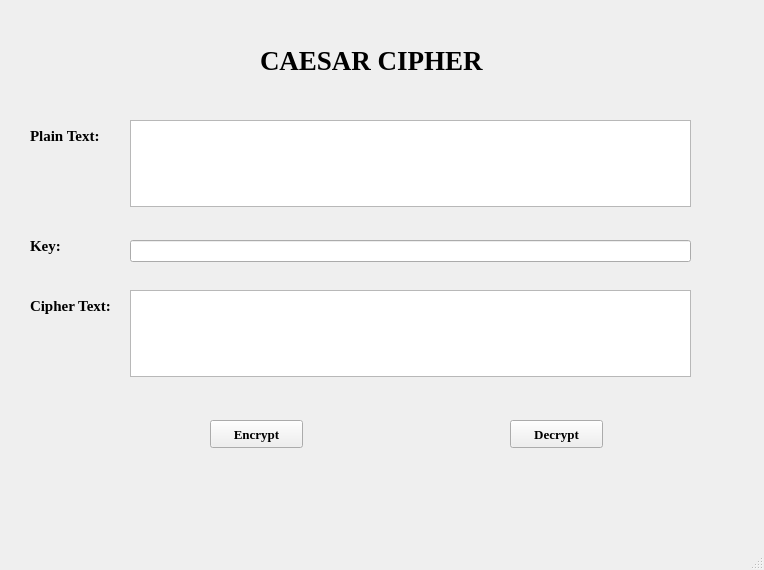
<?xml version="1.0" encoding="UTF-8"?>
<ui version="4.0">
 <class>MainWindow</class>
 <widget class="QMainWindow" name="MainWindow">
  <property name="geometry">
   <rect>
    <x>0</x>
    <y>0</y>
    <width>764</width>
    <height>570</height>
   </rect>
  </property>
  <property name="windowTitle">
   <string>MainWindow</string>
  </property>
  <widget class="QWidget" name="centralwidget">
   <widget class="QLabel" name="label">
    <property name="geometry">
     <rect>
      <x>260</x>
      <y>20</y>
      <width>281</width>
      <height>81</height>
     </rect>
    </property>
    <property name="font">
     <font>
      <family>Times New Roman</family>
      <pointsize>20</pointsize>
      <weight>75</weight>
      <bold>true</bold>
     </font>
    </property>
    <property name="text">
     <string>CAESAR CIPHER</string>
    </property>
   </widget>
   <widget class="QLabel" name="label_2">
    <property name="geometry">
     <rect>
      <x>30</x>
      <y>120</y>
      <width>91</width>
      <height>31</height>
     </rect>
    </property>
    <property name="font">
     <font>
      <family>Times New Roman</family>
      <pointsize>11</pointsize>
      <weight>75</weight>
      <bold>true</bold>
     </font>
    </property>
    <property name="text">
     <string>Plain Text:</string>
    </property>
   </widget>
   <widget class="QPlainTextEdit" name="txt_plain_text">
    <property name="geometry">
     <rect>
      <x>130</x>
      <y>120</y>
      <width>561</width>
      <height>87</height>
     </rect>
    </property>
   </widget>
   <widget class="QPlainTextEdit" name="txt_cipher_text">
    <property name="geometry">
     <rect>
      <x>130</x>
      <y>290</y>
      <width>561</width>
      <height>87</height>
     </rect>
    </property>
   </widget>
   <widget class="QLabel" name="label_3">
    <property name="geometry">
     <rect>
      <x>30</x>
      <y>290</y>
      <width>91</width>
      <height>31</height>
     </rect>
    </property>
    <property name="font">
     <font>
      <family>Times New Roman</family>
      <pointsize>11</pointsize>
      <weight>75</weight>
      <bold>true</bold>
     </font>
    </property>
    <property name="text">
     <string>Cipher Text:</string>
    </property>
   </widget>
   <widget class="QLabel" name="label_4">
    <property name="geometry">
     <rect>
      <x>30</x>
      <y>230</y>
      <width>91</width>
      <height>31</height>
     </rect>
    </property>
    <property name="font">
     <font>
      <family>Times New Roman</family>
      <pointsize>11</pointsize>
      <weight>75</weight>
      <bold>true</bold>
     </font>
    </property>
    <property name="text">
     <string>Key:</string>
    </property>
   </widget>
   <widget class="QLineEdit" name="txt_key">
    <property name="geometry">
     <rect>
      <x>130</x>
      <y>240</y>
      <width>561</width>
      <height>22</height>
     </rect>
    </property>
   </widget>
   <widget class="QPushButton" name="btn_encrypt">
    <property name="geometry">
     <rect>
      <x>210</x>
      <y>420</y>
      <width>93</width>
      <height>28</height>
     </rect>
    </property>
    <property name="font">
     <font>
      <family>Times New Roman</family>
      <pointsize>10</pointsize>
      <weight>75</weight>
      <bold>true</bold>
     </font>
    </property>
    <property name="text">
     <string>Encrypt</string>
    </property>
   </widget>
   <widget class="QPushButton" name="btn_decrypt">
    <property name="geometry">
     <rect>
      <x>510</x>
      <y>420</y>
      <width>93</width>
      <height>28</height>
     </rect>
    </property>
    <property name="font">
     <font>
      <family>Times New Roman</family>
      <pointsize>10</pointsize>
      <weight>75</weight>
      <bold>true</bold>
     </font>
    </property>
    <property name="text">
     <string>Decrypt</string>
    </property>
   </widget>
  </widget>
  <widget class="QMenuBar" name="menubar">
   <property name="geometry">
    <rect>
     <x>0</x>
     <y>0</y>
     <width>764</width>
     <height>26</height>
    </rect>
   </property>
  </widget>
  <widget class="QStatusBar" name="statusbar"/>
 </widget>
 <resources/>
 <connections/>
</ui>
